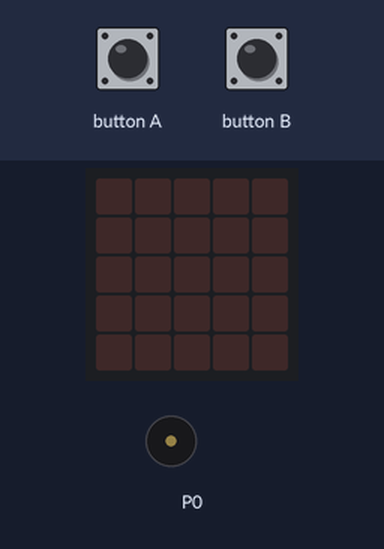
Bench run of a program on a simulated BBC micro:bit running MicroPython. Parts: the board's 5×5 LED display, buzzer (waves = sounding). The inputs (shaded band) are chosen by the test bench.

Above: at 1.2 s.
1.3 s: button A pressed for 1.2 s
At 2.9 s:
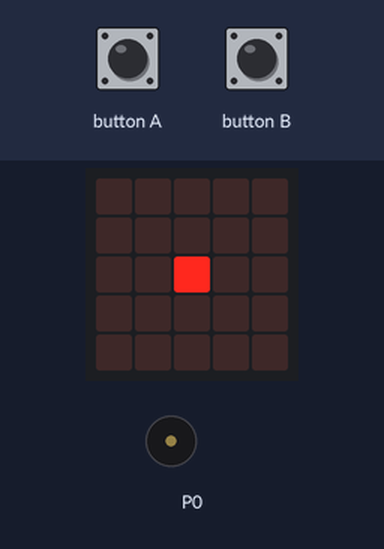
5.0 s: button B pressed for 3.2 s
At 6.8 s:
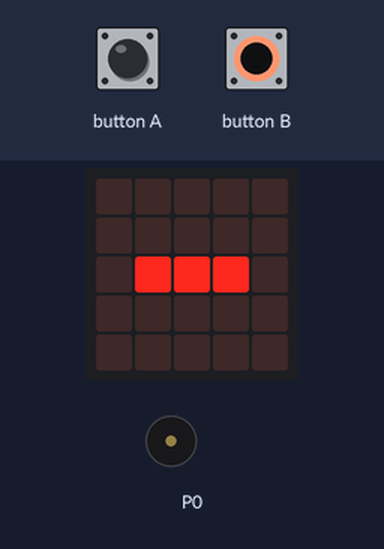
10.0 s: button A pressed for 3.2 s
At 10.77 s:
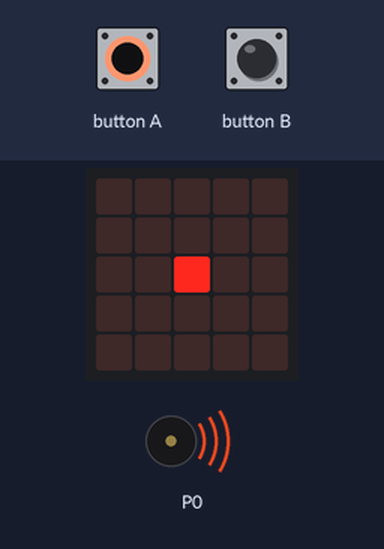
Timing chart, 0 to 14.0 s (numbered marks = the images above; inputs shaded):
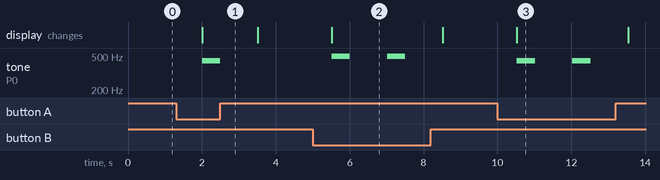

The program:

Morse_Code-main.py
```python
# Imports
from microbit import *
import music

# Main loop
while True:
    if button_a.is_pressed():
        display.show(Image('00000:'
                     '00000:'
                     '00900:'
                     '00000:'
                     '00000'
                    ))

        music.play('a')

    if button_b.is_pressed():
        display.show(Image('00000:'
                     '00000:'
                     '09990:'
                     '00000:'
                     '00000'
                    ))

        music.play('b')
    sleep(1000)
    display.clear()
```

Measured:
- after the input at 1.3 s, tone on P0: silent → 440 Hz after 0.71 s, → silent 0.49 s later; the display: changes after 0.71 s (image 1)
- after the input at 5.0 s, tone on P0: alternates 494 Hz for 0.49 s and silent for 1.0 s, 4 changes in all, then stays silent, starting after 0.52 s; the display: changes after 0.52 s (image 2)
- after the input at 10.0 s, tone on P0: alternates 440 Hz for 0.49 s and silent for 1.0 s, 4 changes in all, then stays silent, starting after 0.53 s; the display: changes after 0.53 s (image 3)
